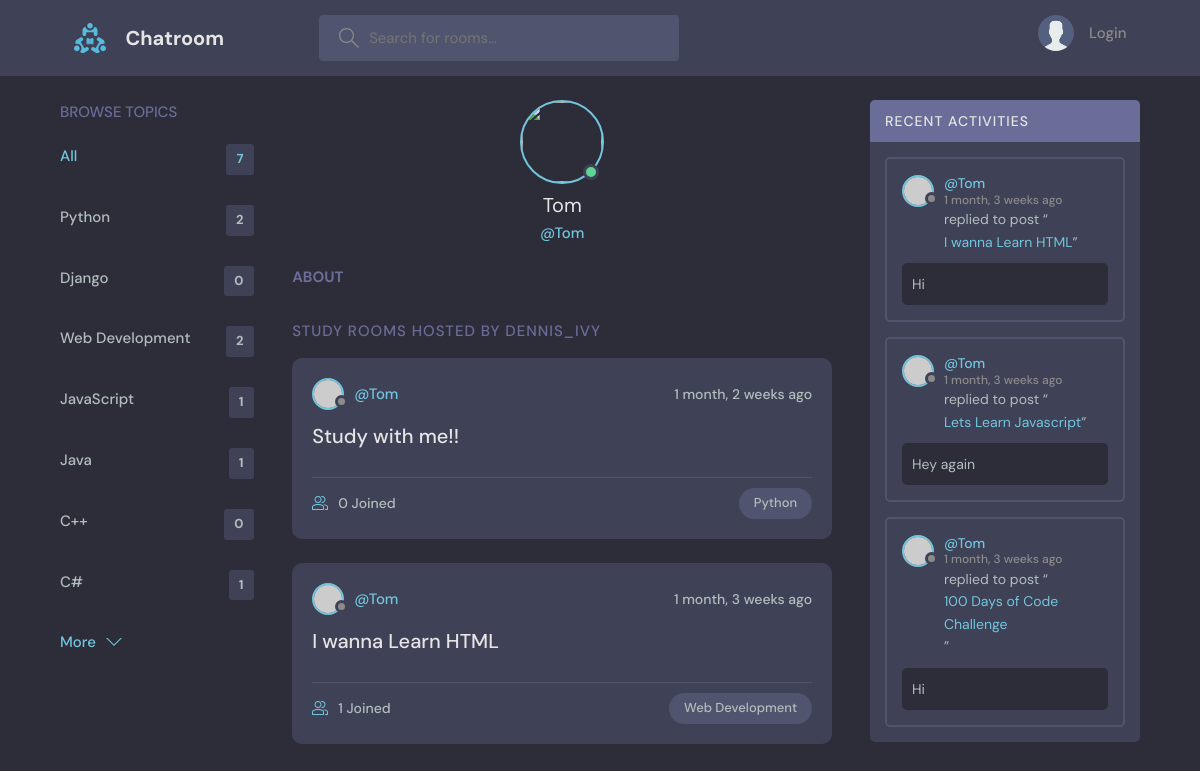
The app's page /profile/2/ with its own data.
### base/models.py (models this page shows, shortened)
class Topic(models.Model):
    name = models.CharField(max_length=200)

class Room(models.Model):
    host = models.ForeignKey(User, on_delete=models.SET_NULL, null=True)
    topic = models.ForeignKey(Topic, on_delete=models.SET_NULL, null=True)
    name= models.CharField(max_length=200) # Meaning this can't be blank
    description = models.TextField(null=True, blank=True)
    participants = models.ManyToManyField(User,related_name='participants', blank=True)
    updated = models.DateTimeField(auto_now=True)
    created = models.DateTimeField(auto_now_add=True)
    class Meta:
        ordering = ['-updated', '-created']
    def __str__(self):
        return self.name  #This will return name

class Message(models.Model):
     user = models.ForeignKey(User, on_delete=models.CASCADE)
     room = models.ForeignKey(Room, on_delete=models.CASCADE)
     body = models.TextField()
     updated = models.DateTimeField(auto_now=True)
     created = models.DateTimeField(auto_now_add=True)
     class Meta:
        ordering = ['-updated', '-created']
     def __str__(self):
         return self.body[0:50] # for the first 50 characters

### base/views.py (the view)
# urls.py: path('profile/<str:pk>/', views.userProfile, name="user-profile"),
def userProfile(request, pk):
    user = User.objects.get(id=pk)
    rooms = user.room_set.all()
    room_messages = user.message_set.all()
    topics = Topic.objects.all()
    context = {'user': user, 'rooms': rooms, 'room_messages': room_messages,
    'topics': topics}
    return render(request, 'base/profile.html', context)

### base/templates/base/profile.html (shortened to what this page needs)
{% extends 'main.html' %}
{% block content %}
<main class="profile-page layout layout--3">
  <div class="container">
    {% include 'base/topics_component.html' %}
    <div class="roomList">
      <div class="profile">
        <div class="profile__avatar">
          <div class="avatar avatar--large active">
            <img src="{{user.avatar.url}}" />
          </div>
        </div>
        <div class="profile__info">
          <h3>{{user.username}}</h3>
          <p>@{{user.username}}</p>
        </div>
        <div class="profile__about">
          <h3>About</h3>
        </div>
      </div>
      <div class="roomList__header">
        <div>
          <h2>Study Rooms Hosted by dennis_ivy</a>
          </h2>
        </div>
      </div>
      {% include 'base/feed_component.html' %}
    </div>
    {% include 'base/activity_component.html' %}
  </div>
</main>
{% endblock content %}

### base/templates/base/topics_component.html
<div class="topics">
    <div class="topics__header">
      <h2>Browse Topics</h2>
    </div>
    <ul class="topics__list">
      <li>
        <a href="{% url 'home' %}" class="active">All <span>{{topics.count}}</span></a>
      </li>
      {% for topic in topics %}
      <li>
        <a href="{% url 'home' %}?q={{topic.name}}">{{topic.name}} <span>{{topic.room_set.all.count}}</span></a>
      </li>
      {% endfor %}
    </ul>
    <a class="btn btn--link" href="topics.html">
      More
      <svg version="1.1" xmlns="http://www.w3.org/2000/svg" width="32" height="32" viewBox="0 0 32 32">
        <title>chevron-down</title>
        <path d="M16 21l-13-13h-3l16 16 16-16h-3l-13 13z"></path>
      </svg>
    </a>
  </div>

### base/templates/base/feed_component.html (shortened to what this page needs)
{% for room in rooms %}
<div class="roomListRoom">
    <div class="roomListRoom__header">
      <a href="{% url 'user-profile' room.host.id %}" class="roomListRoom__author">
        <div class="avatar avatar--small">
          <img src="https://randomuser.me/api/portraits/women/11.jpg" />
        </div>
        <span>@{{room.host.username}}</span>
      </a>
      <div class="roomListRoom__actions">
        <span>{{room.created|timesince}} ago</span>
      </div>
    </div>
    <div class="roomListRoom__content">
      <a href="{% url 'rooms' room.id %}">{{room.name}}</a>
    </div>
    <div class="roomListRoom__meta">
      <a href="{% url 'rooms' room.id %}" class="roomListRoom__joined">
        {{room.participants.all.count}} Joined
      </a>
      <p class="roomListRoom__topic">{{room.topic.name}}</p>
    </div>
  </div>
  {% endfor %}

### base/templates/base/activity_component.html (shortened to what this page needs)
<div class="activities">
    <div class="activities__header">
      <h2>Recent Activities</h2>
    </div>
    {% for message in room_messages %}
    <div class="activities__box">
      <div class="activities__boxHeader roomListRoom__header">
        <a href="{% url 'user-profile' message.user.id %}" class="roomListRoom__author">
          <div class="avatar avatar--small">
            <img src="https://randomuser.me/api/portraits/women/11.jpg" />
          </div>
          <p>
            @{{message.user}}
            <span>{{message.created|timesince}} ago</span>
          </p>
        </a>
      </div>
      <div class="activities__boxContent">
        <p>replied to post “<a href="{% url 'rooms' message.room.id %}">{{message.room}}</a>”</p>
        <div class="activities__boxRoomContent">
          {{message.body}}
        </div>
      </div>
    </div>
    {% endfor %}
  </div>

### records on screen
Topic: name "Python", room_set.all.count "2"
Topic: name "Django", room_set.all.count "0"
Topic: name "Web Development", room_set.all.count "2"
Topic: name "JavaScript", room_set.all.count "1"
Topic: name "Java", room_set.all.count "1"
Topic: name "C++", room_set.all.count "0"
Topic: name "C#", room_set.all.count "1"
Room: host.username "Tom", created "1 month, 2 weeks", name "Study with me!!", participants.all.count "0", topic.name "Python"
Room: host.username "Tom", created "1 month, 3 weeks", name "I wanna Learn HTML", participants.all.count "1", topic.name "Web Development"
Message: user "Tom", created "1 month, 3 weeks", room "I wanna Learn HTML", body "Hi"
Message: user "Tom", created "1 month, 3 weeks", room "Lets Learn Javascript", body "Hey again"
Message: user "Tom", created "1 month, 3 weeks", room "100 Days of Code Challenge", body "Hi"

### other values on screen
{{ topics.count }} "7"
{{ user.username }} "Tom"
